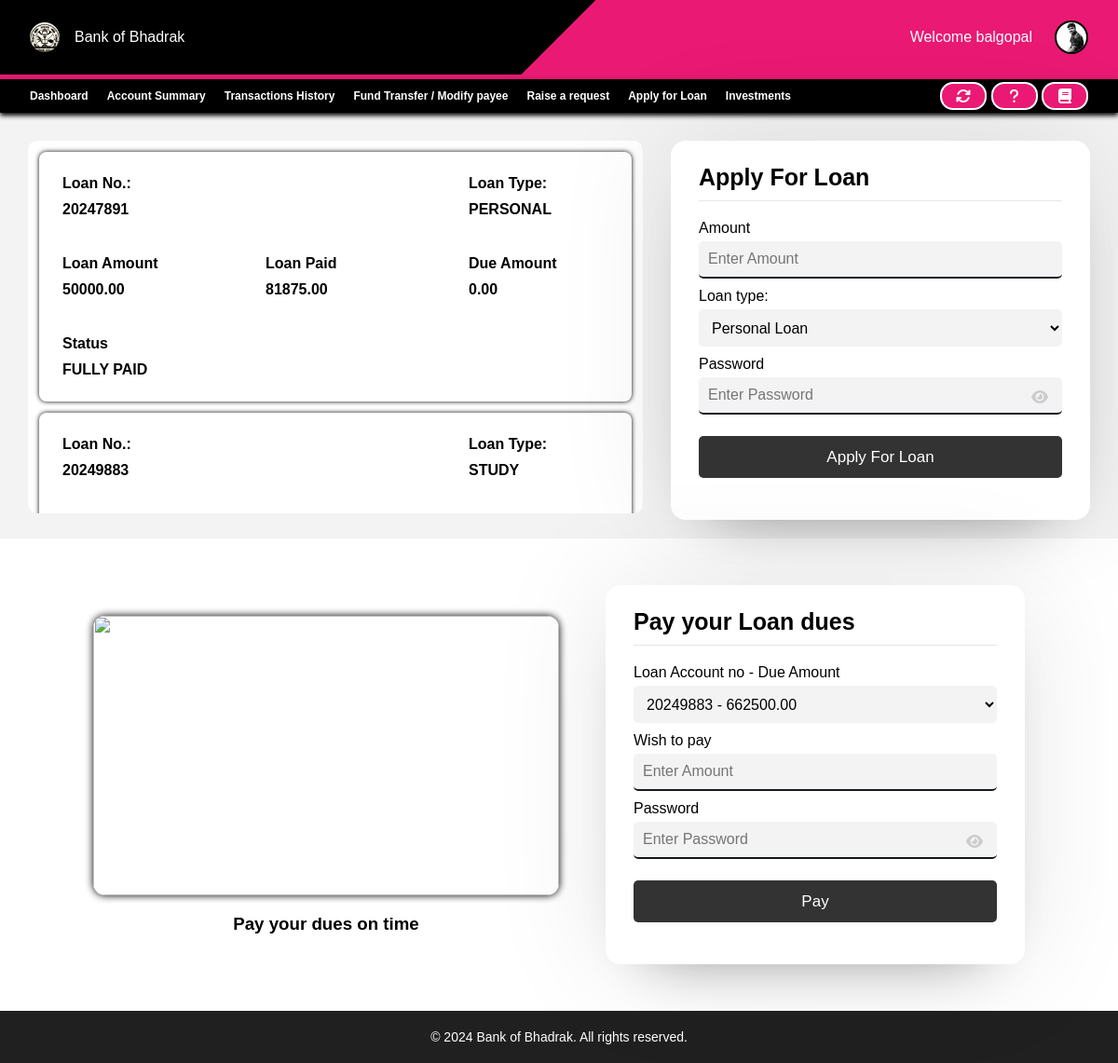
Page /banking/components/customers/applyLoan.php (signed in) on the committed database.
### tables this page shows
CREATE TABLE `customers` (
  `ID` int(11) NOT NULL,
  `CRN` bigint(20) NOT NULL,
  `AccountNo` bigint(20) NOT NULL,
  `FullName` varchar(100) NOT NULL,
  `UserName` varchar(100) NOT NULL,
  `Password` varchar(100) NOT NULL,
  `Balance` decimal(11,2) NOT NULL,
  `PhoneNo` bigint(20) NOT NULL,
  `Email` varchar(100) NOT NULL,
  `gender` varchar(10) NOT NULL,
  `Address` varchar(500) NOT NULL,
  `District` varchar(100) NOT NULL,
  `State` varchar(100) NOT NULL,
  `Pincode` int(11) NOT NULL,
  `AadhaarNo` bigint(20) NOT NULL,
  `IFSC` varchar(20) NOT NULL,
  `img` varchar(255) NOT NULL,
  `DateOfOpening` date NOT NULL,
  `lastInterestDate` date NOT NULL DEFAULT current_timestamp(),
  `LastLogin` varchar(50) NOT NULL,
  `Status` varchar(50) NOT NULL DEFAULT 'Pending'
);

CREATE TABLE `loanapp` (
  `LoanID` int(11) NOT NULL,
  `LoanAccountNo` bigint(20) NOT NULL,
  `customerAccountNo` bigint(20) NOT NULL,
  `customerBranch` varchar(255) NOT NULL,
  `customerName` varchar(255) NOT NULL,
  `LoanAmount` decimal(10,2) NOT NULL,
  `LoanType` varchar(255) NOT NULL,
  `LoanPaid` decimal(10,2) NOT NULL,
  `LoanDue` decimal(10,2) NOT NULL,
  `Status` varchar(255) DEFAULT 'NOT SANCTIONED',
  `SanctionDate` date NOT NULL
);

### banking/components/customers/applyLoan.php (the view, shortened to what this page needs)
<html lang="en">
<head>
    <link rel="stylesheet" href="https://cdnjs.cloudflare.com/ajax/libs/font-awesome/6.5.1/css/all.min.css" />
    <link rel="stylesheet" href="style.css">
    <?php
    require $_SERVER['DOCUMENT_ROOT'] . "/banking/assets/php/config.php";
    $email = $_SESSION['email'];
    $find_user = mysqli_query($conn, "SELECT * FROM customers WHERE Email='$email';");
    $row = mysqli_fetch_assoc($find_user);
    $userName = $row['UserName'];
    $accountNo = $row['AccountNo'];
    $img = $row['img'];
    ?>
</head>
<body>
    <nav class="navbar">
        <div class="profile-nav">
            <div class="logo">
                <div>
                    <img src="/banking/images/logo.jpg" alt="">
                </div>
                <p>Bank of Bhadrak</p>
            </div>
            <div class="profile">
                Welcome <?php echo "$userName"; ?>
                <div class="dropdown">
                    <img src="/banking/images/<?php echo "$img"; ?>" class="users" alt="">
                </div>
            </div>
        </div>
    </nav>
    <div class="bottom-nav">
        <div class="s1">
            <ul>
                <li><a href="customer_dashboard.php">Dashboard</a></li>
                <li><a href="account_summary.php">Account Summary</a></li>
                <li><a href="transaction_history.php">Transactions History</a></li>
                <li><a href="fund_transfer.php">Fund Transfer / Modify payee</a></li>
                <li><a href="raise_request.php">Raise a request</a></li>
                <li><a href="applyLoan.php">Apply for Loan</a></li>
                <li><a href="fd.php">Investments</a></li>
            </ul>
        </div>
        <div>
            <div class="tooltip">
                <a href=""> <button>
                        <i class="fa-solid fa-arrows-rotate"></i>
                    </button>
                </a>
            </div>
            <div class="tooltip">
                <a href="notifications.php">
                    <button>
                        <i class="fa-solid fa-question"></i>
                    </button>
                </a>
            </div>
            <div class="tooltip">
                <a href="/banking/components/extra/faqs.php">
                    <button>
                        <i class="fa-solid fa-book"></i>
                    </button>
                </a>
            </div>
        </div>
    </div>
    <main class="fd-main">
        <div class="dd">
            <div class="existing-fd">
                <form method="post">
                    <?php
                    $get_loan = mysqli_query($conn, "SELECT * FROM loanApp WHERE customerAccountNo='" . $row["AccountNo"] . "'");
                    if (mysqli_num_rows($get_loan) > 0) {
                        while ($loan_data = mysqli_fetch_assoc($get_loan)) {
                            echo '
                    <div class="box">
                        <div class="sub">
                            <h4>Loan No.: <span>' . $loan_data["LoanAccountNo"] . '</span></h4>
                            <h4>Loan Type:<span>' . strtoupper($loan_data["LoanType"]) . '</span></h4>
                        </div>
                        <div class="sub">
                            <h4>Loan Amount <span>' . $loan_data["LoanAmount"] . '</span></h4>
                            <h4>Loan Paid <span>' . $loan_data["LoanPaid"] . '</span></h4>
                            <h4>Due Amount <span>' . $loan_data["LoanDue"] . '</span></h4>
                        </div>
                        <div class="sub">
                            <h4>Status<span>' . $loan_data["Status"] . '</span></h4>
                        </div>
                    </div> ';
                        }
                    } else {
                        echo "<h4 align='center'>No Loans Yet<h4>";
                    }
                    ?>
                </form>
            </div>
        </div>
        <div class="wrapper">
            <section class="form signup">
                <header>Apply For Loan</header>
                <form action="applyLoan.php" method="POST" enctype="multipart/form-data" autocomplete="off">
                    <div class="field input">
                        <label>Amount</label>
                        <input type="number" name="amount" placeholder="Enter Amount" required>
                    </div>
                    <div class="field input">
                        <label>Loan type:</label>
                        <select name="loanType" id="loanType">
                            <option value="personal">Personal Loan</option>
                        </select>
                    </div>
                    <div class="field input">
                        <label>Password</label>
                        <input type="password" name="password" placeholder="Enter Password" required>
                        <i class="fas fa-eye"></i>
                    </div>
                    <div class="field button">
                        <input type="submit" name="submit" value="Apply For Loan">
                    </div>
                </form>
            </section>
        </div>
    </main>
    <section class="loanpayments">
        <div class="title">
            <img src="https://img.freepik.com/free-vector/banking-industry-concept-illustration_114360-13934.jpg?size=626&ext=jpg" alt="">
            <h3>Pay your dues on time</h3>
        </div>
        <div class="wrapper">
            <section class="form signup">
                <header>Pay your Loan dues </header>
                <form action="" method="POST" enctype="multipart/form-data" autocomplete="off">
                    <div class="field input">
                        <label for="loanAccno">Loan Account no - Due Amount</label>
                        <?php
                        $get_laonApp = mysqli_query($conn, "SELECT * FROM loanApp where customerAccountNo=$accountNo AND LoanDue > 0");
                        ?>
                        <select name="loanAccno" required>
                            <?php
                            while ($data = mysqli_fetch_assoc($get_laonApp)) {
                                echo "<option value='" . $data['LoanAccountNo'] . "'>" . $data['LoanAccountNo'] . " - " . $data['LoanDue'] . "</option>";
                            }
                            ?>
                        </select>
                    </div>
                    <div class="field input">
                        <label>Wish to pay</label>
                        <input type="number" name="payamount" placeholder="Enter Amount" required>
                    </div>
                    <div class="field input">
                        <label>Password</label>
                        <input type="password" name="password" placeholder="Enter Password" required>
                        <i class="fas fa-eye"></i>
                    </div>
                    <div class="field button">
                        <input type="submit" name="pay" value="Pay">
                    </div>
                </form>
            </section>
        </div>
    </section>
    <footer>
        <p>&copy; 2024 Bank of Bhadrak. All rights reserved.
        </p>
    </footer>
</body>
</html>

### banking/components/customers/style.css (style rules this page uses)
* { margin: 0; padding: 0; font-family: "Poppins", sans-serif; }
.navbar .profile-nav { height: 10%; background: linear-gradient(135deg, black 50%, #ea1973 30%); color: white; display: flex; justify-content: space-between; align-items: center; padding-left: 32px; padding-right: 32px; border-bottom: 5px solid #ea1973; }
.navbar .profile-nav img { height: 32px; border-radius: 50%; }
.navbar .profile-nav .logo { display: flex; justify-content: center; align-items: center; gap: 16px; }
.bottom-nav { top: 0; position: sticky; z-index: 1; box-shadow: 0 3px 5px black; color: black; height: 36px; background: black; display: flex; justify-content: space-between; align-items: center; padding-left: 32px; padding-right: 32px; }
.bottom-nav a { text-decoration: none; font-weight: 600; color: white; font-size: 12px; }
.bottom-nav ul { display: flex; gap: 20px; }
.bottom-nav ul li { list-style-type: none; }
.bottom-nav .s1 ul li { position: relative; height: 20px; display: flex; align-items: center; }
.bottom-nav .s1 ul li a::after { content: ""; position: absolute; width: 100%; height: 2px; left: 0; bottom: 0; background-color: transparent; transform: scaleX(0); transition: transform 0.3s ease, background-color 0.3s ease; }
.tooltip { position: relative; display: inline-block; }
.navbar .profile-nav .users { width: 32px; height: 32px; cursor: pointer; background-color: white; border: 2px solid black; box-shadow: 2px white; }
.navbar .profile-nav .profile { display: flex; align-items: center; gap: 24px; }
.dropdown { position: relative; display: inline-block; }
main { background-color: #f3f3f3; margin: 0 0 0 0; color: black; padding: 30px 30px 0 30px; }
.quick-transfer input,select { border: none; width:200px; min-height: 16px; border-bottom: 1px solid black; font-size: 15px; padding: 3px 0 3px 0; }
footer { bottom: 0; background-color: rgb(33, 32, 32); padding: 20px; text-align: center; color: white; }
footer p { margin: 0; font-size: 14px; color: white; }
.wrapper { background: #fff; max-width: 450px; width: 100%; border-radius: 16px; box-shadow: 0 0 128px 0 rgba(0, 0, 0, 0.1), 0 32px 64px -48px rgba(0, 0, 0, 0.5); }
.form { padding: 25px 30px; }
.form form .input select { height: 40px; width: 100%; font-size: 16px; padding: 0 10px; border-radius: 5px; border:none; background-color: #f3f3f3; }
.form header { font-size: 25px; font-weight: 600; padding-bottom: 10px; border-bottom: 1px solid #e6e6e6; }
.form form { margin: 20px 0; }
.form form .field { display: flex; margin-bottom: 10px; flex-direction: column; position: relative; }
.form form .field label { margin-bottom: 5px; }
.form form .input input { height: 40px; width: 100%; font-size: 16px; padding: 0 10px; border-radius: 5px; border:none; background-color: #f3f3f3; border-bottom: 2px solid #101820; }
.form form .field input { outline: none; }
.form form .button input { height: 45px; border: none; color: #fff; font-size: 17px; background: #333; border-radius: 5px; cursor: pointer; margin-top: 13px; }
.form form .field i { position: absolute; right: 15px; top: 70%; color: #ccc; cursor: pointer; transform: translateY(-50%); }
.fd-main { padding-bottom: 20px; display: flex; justify-content: space-between; gap: 30px; }
.fd-main .dd { overflow-y: auto; width: 100%; }
.fd-main .existing-fd { height: 400px; width: 100%; background-color: white; border-radius: 10px; overflow-y: auto; }
.fd-main .existing-fd .box { padding: 20px; display: flex; flex-direction: column; gap: 30px; margin: 12px; border-radius: 8px; box-shadow: 0 0 5px black; }
.fd-main .existing-fd .sub { display: flex; justify-content: space-between; }
.fd-main h4 { min-width: 150px; display: flex; flex-direction: column; padding: 5px; gap: 10px; }
.loanpayments { display: flex; justify-content: center; gap:50px; margin:50px 32px; }
.loanpayments .title { display: flex; flex-direction: column; justify-content: center; gap:20px; align-items: center; }
.loanpayments .title img { height:300px; width: 500px; border-radius: 13px; box-shadow: 0 0 8px; }

### rows in the picture
customers: UserName "balgopal", img (picture)
loanapp: LoanAccountNo "20247891", LoanType "PERSONAL", LoanAmount "50000.00", LoanPaid "81875.00", LoanDue "0.00", Status "FULLY PAID"
loanapp: LoanAccountNo "20249883", LoanType "STUDY"

### other values in the picture
form field loanAccno "20249883 - 662500.00"
